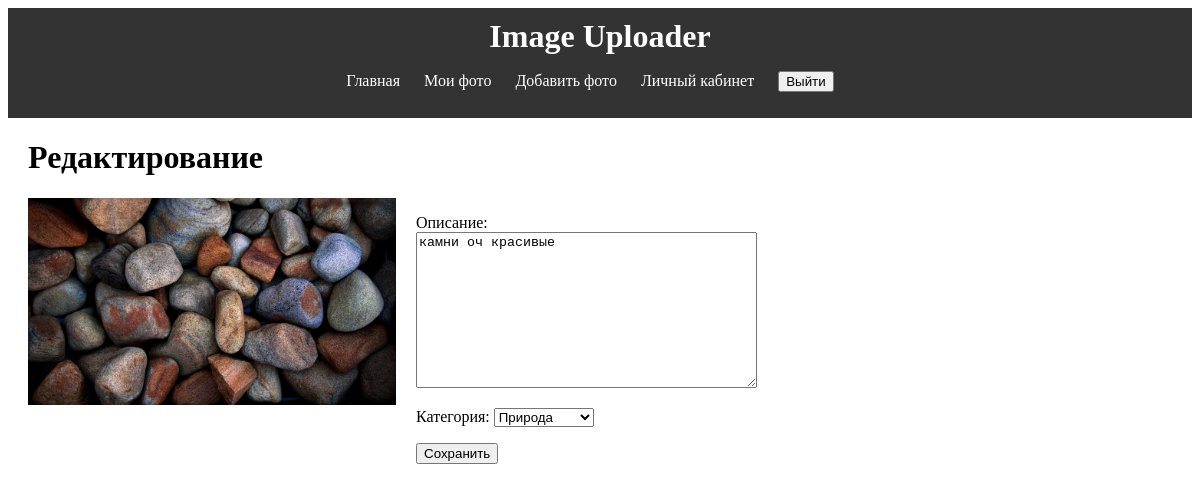
/myimage/6/change/ (signed in), run on the app's committed database.
### app/models.py (models this page shows, shortened)
class Image(models.Model):
    file = models.ImageField(upload_to='static/images/', verbose_name='Файл')
    description = models.TextField(verbose_name='Описание')
    category = models.ForeignKey(Category, on_delete=models.CASCADE, verbose_name='Категория')
    user = models.ForeignKey(User, on_delete=models.CASCADE, verbose_name='Пользователь')
    is_deleted = models.BooleanField(default=False)
    uploaded_at = models.DateTimeField(auto_now_add=True, verbose_name='Дата создания')
    updated_at = models.DateTimeField(auto_now=True, verbose_name='Дата обновления')
    deleted_at = models.DateTimeField(null=True, blank=True, verbose_name='Дата удаления')
    class Meta:
        verbose_name = "Изображение"
        verbose_name_plural = "Изображения"

### myimages/views.py (the view)
# urls.py: path('myimage/<int:myimage_id>/change/', change, name='change'),
@login_required
def change(request, myimage_id):
    user = request.user
    image = get_object_or_404(Image, pk=myimage_id, user=user)
    form = ChangeImageForm(request.POST or None, instance=image)
    if request.method == 'POST' and form.is_valid():
        form.save()
        return redirect('myimages')
    return render(request, 'change.html', {'form': form, 'image': image})

### myimages/forms.py
class ChangeImageForm(forms.ModelForm):
    class Meta:
        model = Image
        fields = ['description', 'category']

### app/models.py (called while the page is built)
    def __str__(self):
        return self.name

### myimages/templates/change.html (shortened to what this page needs)
{% extends 'base.html' %}
{% block content %}
    <h1>Редактирование</h1>
    <div class="image-container">
        <img src="{{ image.file.url }}">
    <form method="post">
        {{ form.as_p }}
        <button type="submit">Сохранить</button>
    </form>
        </div>
{% endblock %}

### static/css/styles2.css (style rules this page uses)
.image-container { display: grid; grid-template-columns: repeat(auto-fill, minmax(300px, 1fr)); gap: 20px; }
.image-container img { width: 100%; height: auto; }

### data on the page
Image: file (picture), description "камни оч красивые", category "Природа"
